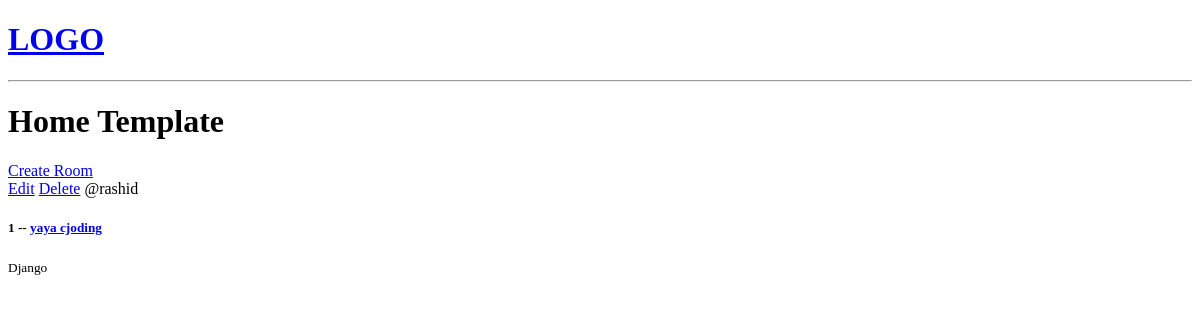
Before: / with the older database file.
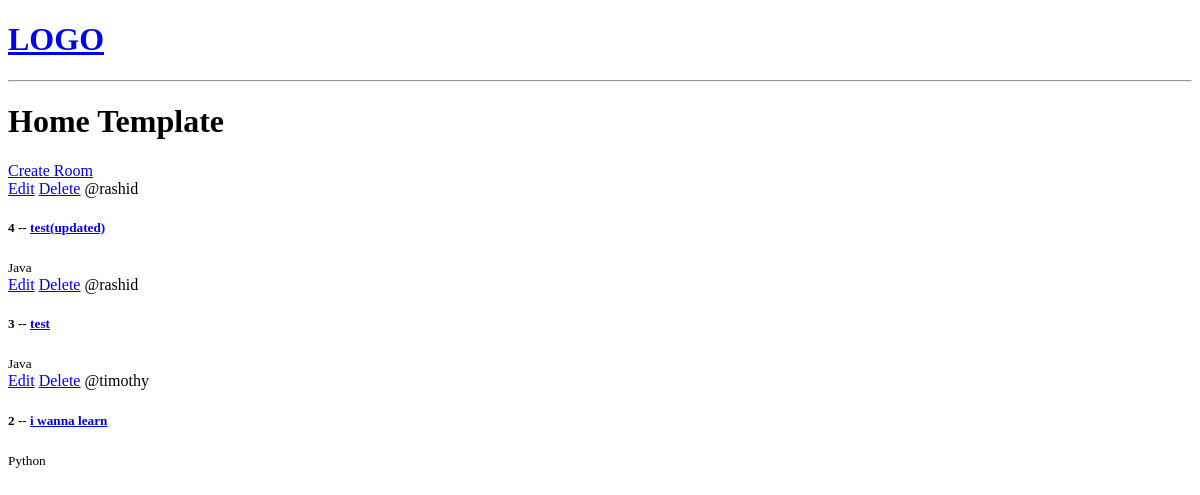
After: the same page with the newer database file.
### base/models.py (models this page shows, shortened)
class Room(models.Model):
    host = models.ForeignKey(User, on_delete=models.SET_NULL, null=True)
    topic = models.ForeignKey(Topic, on_delete=models.SET_NULL, null=True)
    name = models.CharField(max_length=200)
    description = models.TextField(null=True, blank=True)
    updated = models.DateTimeField(auto_now=True)
    created = models.DateTimeField(auto_now_add=True)
    class Meta:
        ordering = ['-updated', '-created']

class Topic(models.Model):
    name = models.CharField(max_length=200)

### base/views.py (the view)
# urls.py: path('', views.home, name='home'),
def home(request):
    rooms = Room.objects.all()
    context = {'rooms': rooms}
    return render(request, 'base/home.html', context)

### templates/base/home.html
{% extends 'main.html' %}
{% block content %}
<h1>Home Template</h1>
<div>
    <a href="{% url 'create-room' %}">Create Room</a>
    <div>
        {% for room in rooms %}
            <div>
                <a href="{% url 'update-room' room.id %}">Edit</a>
                <a href="{%url 'delete-room' room.id %}">Delete</a>
                <span>@{{room.host.username}}</span>
                <h5>{{room.id}} -- <a href ="{% url 'room' room.id %}">{{room.name}}</a></h5>
                <small>{{room.topic.name}}</small>
            </div>
        {% endfor %}
    </div>
</div>
{% endblock content%}

### templates/main.html (shortened to what this page needs)
<!DOCTYPE html>
<html>
    <head>
    </head>
    <body>
        {% include 'navbar.html' %}
        {% block content %}
        {% endblock %}
    </body>
</html>

### templates/navbar.html
<a href ="/">
    <h1>LOGO</h1>
</a>
<hr>

Changed rows visible on the page:
removed Room: host.username "rashid", id "1", name "yaya cjoding", topic.name "Django"
added Room: host.username "rashid", id "4", name "test(updated)", topic.name "Java"
added Room: host.username "rashid", id "3", name "test", topic.name "Java"
added Room: host.username "timothy", id "2", name "i wanna learn", topic.name "Python"
